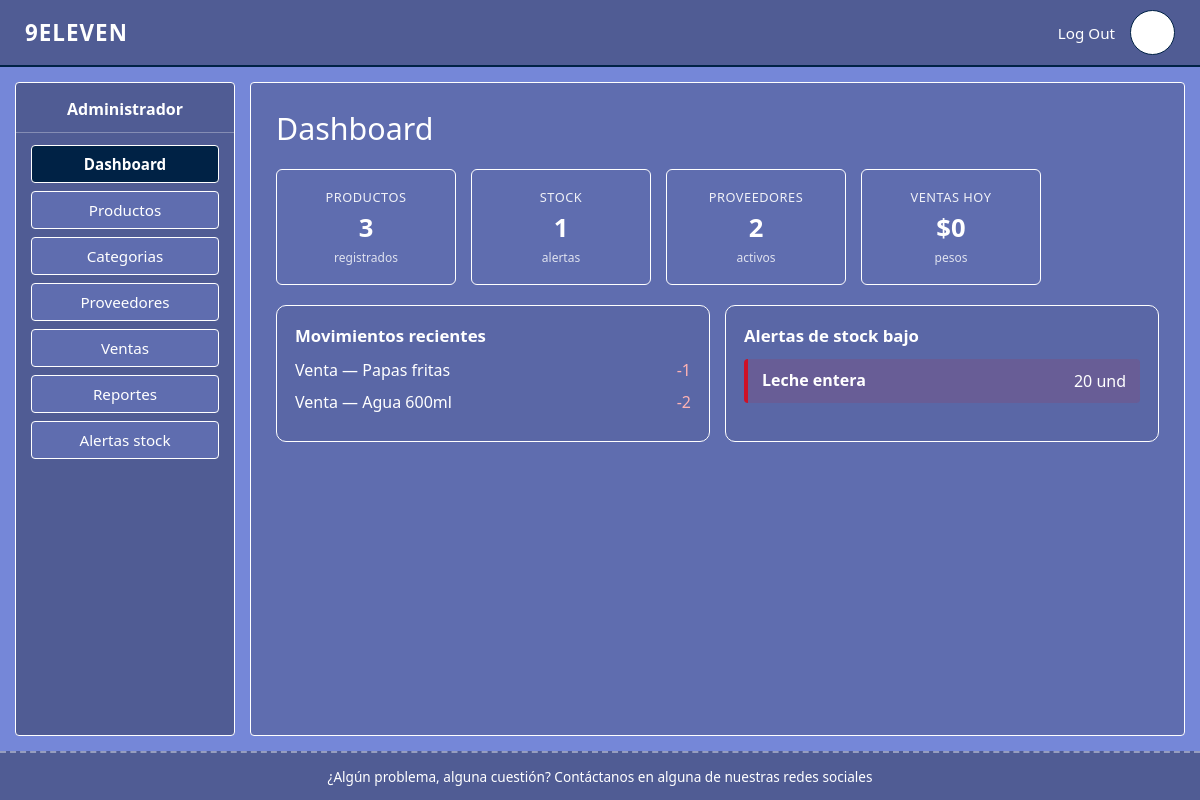
/dashboard.php (signed in), run on the app's committed database.
### tables this page shows
CREATE TABLE `detalle_ventas` (
  `ID_Detalle` int(11) NOT NULL,
  `ID_Venta` int(11) NOT NULL,
  `ID_Producto` int(11) NOT NULL,
  `cantidad` int(11) NOT NULL DEFAULT 1,
  `precioUnitario` double NOT NULL DEFAULT 0,
  `subtotal` double NOT NULL DEFAULT 0
);

CREATE TABLE `productos` (
  `ID_Producto` int(11) NOT NULL,
  `codigoProducto` varchar(50) NOT NULL,
  `nombreProducto` varchar(150) NOT NULL,
  `informacionGeneral` text DEFAULT NULL,
  `precioCompra` double NOT NULL DEFAULT 0,
  `precioVenta` double NOT NULL DEFAULT 0,
  `iva` double NOT NULL DEFAULT 0,
  `stockActual` int(11) NOT NULL DEFAULT 0,
  `stockMinimo` int(11) NOT NULL DEFAULT 0,
  `ID_Categoria` int(11) DEFAULT NULL
);

### config.php (called while the page is built, shortened)
<?php
function h(?string $valor): string
{
    return htmlspecialchars($valor ?? '', ENT_QUOTES, 'UTF-8');
}
function formatoPesos($valor): string
{
    return '$' . number_format((float)$valor, 0, ',', '.');
}

### dashboard.php (the view, shortened to what this page needs)
<?php
require_once 'config.php';
$totalProductos = $pdo->query("SELECT COUNT(*) FROM productos")->fetchColumn();
$alertasStock = $pdo->query(
    "SELECT COUNT(*) FROM productos WHERE stockActual <= stockMinimo"
)->fetchColumn();
$totalProveedores = $pdo->query("SELECT COUNT(*) FROM proveedores")->fetchColumn();
$ventasHoy = $pdo->prepare(
    "SELECT COALESCE(SUM(totalVenta), 0) FROM ventas WHERE fechaVenta = CURDATE()"
);
$ventasHoy->execute();
$totalVentasHoy = $ventasHoy->fetchColumn();
$movimientos = $pdo->query(
    "SELECT p.nombreProducto, dv.cantidad, v.fechaVenta
     FROM detalle_ventas dv
     JOIN ventas v ON v.ID_Venta = dv.ID_Venta
     JOIN productos p ON p.ID_Producto = dv.ID_Producto
     ORDER BY v.fechaVenta DESC, dv.ID_Detalle DESC
     LIMIT 6"
)->fetchAll();
$alertasLista = $pdo->query(
    "SELECT nombreProducto, stockActual
     FROM productos
     WHERE stockActual <= stockMinimo
     ORDER BY stockActual ASC
     LIMIT 6"
)->fetchAll();
?>
<!DOCTYPE html>
<html lang="es">
<head>
    <link rel="stylesheet" href="assets/css/style.css">
</head>
<body>
<?php require 'includes/header.php'; ?>
<div class="contenedor-principal">
    <?php require 'includes/sidebar.php'; ?>
    <main class="contenido">
        <h1>Dashboard</h1>
        <div class="tarjetas">
            <div class="tarjeta">
                <div class="etiqueta">PRODUCTOS</div>
                <div class="valor"><?= (int)$totalProductos ?></div>
                <div class="sub">registrados</div>
            </div>
            <div class="tarjeta">
                <div class="etiqueta">STOCK</div>
                <div class="valor"><?= (int)$alertasStock ?></div>
                <div class="sub">alertas</div>
            </div>
            <div class="tarjeta">
                <div class="etiqueta">PROVEEDORES</div>
                <div class="valor"><?= (int)$totalProveedores ?></div>
                <div class="sub">activos</div>
            </div>
            <div class="tarjeta">
                <div class="etiqueta">VENTAS HOY</div>
                <div class="valor"><?= formatoPesos($totalVentasHoy) ?></div>
                <div class="sub">pesos</div>
            </div>
        </div>
        <div class="dos-columnas">
            <div class="panel">
                <div class="panel-header">
                    <h2>Movimientos recientes</h2>
                </div>
                <?php if (empty($movimientos)): ?>
                    <p class="sin-datos">No hay movimientos registrados.</p>
                <?php else: ?>
                    <?php foreach ($movimientos as $m): ?>
                        <p style="margin-bottom:10px;">
                            Venta — <?= h($m['nombreProducto']) ?>
                            <span style="float:right; color:#ffb3b3;">-<?= (int)$m['cantidad'] ?></span>
                        </p>
                    <?php endforeach; ?>
                <?php endif; ?>
            </div>
            <div class="panel">
                <div class="panel-header">
                    <h2>Alertas de stock bajo</h2>
                </div>
                <?php if (empty($alertasLista)): ?>
                    <p class="sin-datos">No hay productos con stock bajo.</p>
                <?php else: ?>
                    <?php foreach ($alertasLista as $a): ?>
                        <div class="alerta-item">
                            <div class="info"><b><?= h($a['nombreProducto']) ?></b></div>
                            <span><?= (int)$a['stockActual'] ?> und</span>
                        </div>
                    <?php endforeach; ?>
                <?php endif; ?>
            </div>
        </div>
    </main>
</div>
<?php require 'includes/footer.php'; ?>
</body>
</html>

### assets/css/style.css (style rules this page uses)
:root { --azul-oscuro: #002245; --azul-medio: #505C94; --azul-claro: #5F6DAF; --azul-lavanda: #7587D8; --azul-hielo: #ADD9E6; --rojo: #CE1127; --blanco: #ffffff; }
* { margin: 0; padding: 0; box-sizing: border-box; }
body { font-family: 'Segoe UI', Arial, sans-serif; background-color: var(--azul-lavanda); color: var(--blanco); min-height: 100vh; display: flex; flex-direction: column; }
.contenedor-principal { flex: 1; display: flex; padding: 15px; gap: 15px; }
.contenido { flex: 1; background-color: var(--azul-claro); border: 1px solid var(--blanco); border-radius: 4px; padding: 25px; overflow-x: auto; }
.contenido h1 { font-size: 1.9rem; margin-bottom: 20px; font-weight: 500; }
.tarjetas { display: flex; gap: 15px; flex-wrap: wrap; margin-bottom: 20px; }
.tarjeta { border: 1px solid var(--blanco); border-radius: 6px; padding: 18px 25px; min-width: 180px; text-align: center; background-color: var(--azul-claro); }
.tarjeta .etiqueta { font-size: 0.8rem; letter-spacing: 0.5px; opacity: 0.9; }
.tarjeta .valor { font-size: 1.6rem; font-weight: bold; margin: 4px 0; }
.tarjeta .sub { font-size: 0.75rem; opacity: 0.8; }
.panel { border: 1px solid var(--blanco); border-radius: 10px; padding: 18px; background-color: rgba(0,0,0,0.05); }
.panel-header { display: flex; justify-content: space-between; align-items: center; margin-bottom: 12px; flex-wrap: wrap; gap: 8px; }
.panel-header h2 { font-size: 1.05rem; font-weight: 600; }
.dos-columnas { display: grid; grid-template-columns: 1fr 1fr; gap: 15px; }
.alerta-item { border-left: 4px solid var(--rojo); background-color: rgba(206, 17, 39, 0.12); border-radius: 4px; padding: 10px 14px; margin-bottom: 10px; display: flex; justify-content: space-between; align-items: center; }
.alerta-item .info b { display: block; margin-bottom: 2px; }

### data on the page
detalle_ventas: ID_Producto.nombreProducto "Papas fritas", cantidad "1"
detalle_ventas: ID_Producto.nombreProducto "Agua 600ml", cantidad "2"
productos: nombreProducto "Leche entera", stockActual "20"

### other printed values
$etiqueta "Dashboard"
$etiqueta "Productos"
$etiqueta "Categorias"
$etiqueta "Proveedores"
$etiqueta "Ventas"
$etiqueta "Reportes"
$etiqueta "Alertas stock"
$totalProductos "3"
$alertasStock "1"
$totalProveedores "2"
formatoPesos($totalVentasHoy) "$0"
